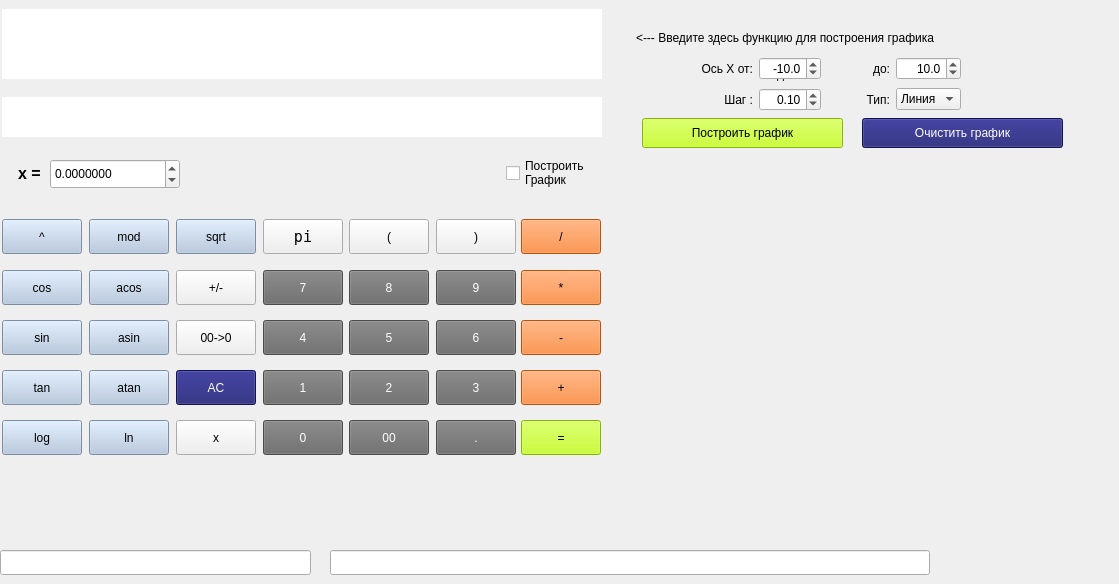
      <widget class="QWidget" name="engineering">
       <attribute name="title">
        <string>Инженерный</string>
       </attribute>
       <widget class="QLabel" name="label">
        <property name="geometry">
         <rect>
          <x>636</x>
          <y>18</y>
          <width>391</width>
          <height>41</height>
         </rect>
        </property>
        <property name="text">
         <string>&lt;--- Введите здесь функцию для построения графика</string>
        </property>
       </widget>
       <widget class="QLabel" name="label_9">
        <property name="geometry">
         <rect>
          <x>777</x>
          <y>58</y>
          <width>21</width>
          <height>31</height>
         </rect>
        </property>
        <property name="text">
         <string>до:</string>
        </property>
       </widget>
       <widget class="QPushButton" name="pushButton_graf">
        <property name="geometry">
         <rect>
          <x>642</x>
          <y>118</y>
          <width>201</width>
          <height>30</height>
         </rect>
        </property>
        <property name="styleSheet">
         <string notr="true">QPushButton {
	background-color: rgb(186, 252, 3);
  color: black; 
}

QPushButton:pressed {
    background-color: qlineargradient(x1: 0, y1: 0, x2: 0, y2: 1,
                                      stop: 0 rgb(161, 252, 3), stop: 1 rgb(161, 252, 3));
}</string>
        </property>
        <property name="text">
         <string>Построить график</string>
        </property>
       </widget>
       <widget class="QLabel" name="label_x">
        <property name="geometry">
         <rect>
          <x>10</x>
          <y>164</y>
          <width>39</width>
          <height>18</height>
         </rect>
        </property>
        <property name="font">
         <font>
          <pointsize>12</pointsize>
          <bold>true</bold>
         </font>
        </property>
        <property name="styleSheet">
         <string notr="true">color: black;</string>
        </property>
        <property name="text">
         <string>x =</string>
        </property>
        <property name="alignment">
         <set>Qt::AlignCenter</set>
        </property>
       </widget>
       <widget class="QCheckBox" name="checkBox">
        <property name="geometry">
         <rect>
          <x>506</x>
          <y>153</y>
          <width>100</width>
          <height>40</height>
         </rect>
        </property>
        <property name="styleSheet">
         <string notr="true">color: black;</string>
        </property>
        <property name="text">
         <string>Построить
График</string>
        </property>
        <property name="tristate">
         <bool>false</bool>
        </property>
       </widget>
       <widget class="QPushButton" name="button_sign">
        <property name="geometry">
         <rect>
          <x>176</x>
          <y>270</y>
          <width>80</width>
          <height>35</height>
         </rect>
        </property>
        <property name="text">
         <string>+/-</string>
        </property>
       </widget>
       <widget class="QPushButton" name="button_AC">
        <property name="geometry">
         <rect>
          <x>176</x>
          <y>370</y>
          <width>80</width>
          <height>35</height>
         </rect>
        </property>
        <property name="styleSheet">
         <string notr="true">QPushButton {
	color: white;
	background-color: rgb(25,25,112);
}

QPushButton:pressed {
    background-color: qlineargradient(x1: 0, y1: 0, x2: 0, y2: 1,
                                      stop: 0 rgb(125, 200, 215), stop: 1 rgb(125, 185, 205));
}</string>
        </property>
        <property name="text">
         <string>AC</string>
        </property>
       </widget>
       <widget class="QPushButton" name="button_3">
        <property name="geometry">
         <rect>
          <x>436</x>
          <y>370</y>
          <width>80</width>
          <height>35</height>
         </rect>
        </property>
        <property name="styleSheet">
         <string notr="true">QPushButton {
	background-color: rgb(105,105,105);
	color: white; 
}

QPushButton:pressed {
    background-color: qlineargradient(x1: 0, y1: 0, x2: 0, y2: 1,
                                      stop: 0 rgb(95, 95, 95), stop: 1 rgb(95, 85, 85));
}</string>
        </property>
        <property name="text">
         <string>3</string>
        </property>
       </widget>
       <widget class="QPushButton" name="button_tan">
        <property name="geometry">
         <rect>
          <x>2</x>
          <y>370</y>
          <width>80</width>
          <height>35</height>
         </rect>
        </property>
        <property name="styleSheet">
         <string notr="true">QPushButton {
	background-color: rgb(176,196,222);
}

QPushButton:pressed {
    background-color: qlineargradient(x1: 0, y1: 0, x2: 0, y2: 1,
                                      stop: 0 rgb(165, 186, 210), stop: 1 rgb(165, 175, 195));
}</string>
        </property>
        <property name="text">
         <string>tan</string>
        </property>
       </widget>
       <widget class="QPushButton" name="button_dot">
        <property name="geometry">
         <rect>
          <x>436</x>
          <y>420</y>
          <width>80</width>
          <height>35</height>
         </rect>
        </property>
        <property name="styleSheet">
         <string notr="true">QPushButton {
	background-color: rgb(105,105,105);
	color: white; 
}

QPushButton:pressed {
    background-color: qlineargradient(x1: 0, y1: 0, x2: 0, y2: 1,
                                      stop: 0 rgb(95, 95, 95), stop: 1 rgb(95, 85, 85));
}</string>
        </property>
        <property name="text">
         <string>.</string>
        </property>
       </widget>
       <widget class="QPushButton" name="button_2">
        <property name="geometry">
         <rect>
          <x>349</x>
          <y>370</y>
          <width>80</width>
          <height>35</height>
         </rect>
        </property>
        <property name="styleSheet">
         <string notr="true">QPushButton {
	background-color: rgb(105,105,105);
	color: white; 
}

QPushButton:pressed {
    background-color: qlineargradient(x1: 0, y1: 0, x2: 0, y2: 1,
                                      stop: 0 rgb(95, 95, 95), stop: 1 rgb(95, 85, 85));
}</string>
        </property>
        <property name="text">
         <string>2</string>
        </property>
       </widget>
       <widget class="QPushButton" name="button_sin">
        <property name="geometry">
         <rect>
          <x>2</x>
          <y>320</y>
          <width>80</width>
          <height>35</height>
         </rect>
        </property>
        <property name="styleSheet">
         <string notr="true">QPushButton {
	background-color: rgb(176,196,222);
}

QPushButton:pressed {
    background-color: qlineargradient(x1: 0, y1: 0, x2: 0, y2: 1,
                                      stop: 0 rgb(165, 186, 210), stop: 1 rgb(165, 175, 195));
}</string>
        </property>
        <property name="text">
         <string>sin</string>
        </property>
       </widget>
       <widget class="QPushButton" name="button_pow">
        <property name="geometry">
         <rect>
          <x>2</x>
          <y>219</y>
          <width>80</width>
          <height>35</height>
         </rect>
        </property>
        <property name="styleSheet">
         <string notr="true">QPushButton {
	background-color: rgb(176,196,222);
}

QPushButton:pressed {
    background-color: qlineargradient(x1: 0, y1: 0, x2: 0, y2: 1,
                                      stop: 0 rgb(165, 186, 210), stop: 1 rgb(165, 175, 195));
}</string>
        </property>
        <property name="text">
         <string>^</string>
        </property>
       </widget>
       <widget class="QPushButton" name="button_4">
        <property name="geometry">
         <rect>
          <x>263</x>
          <y>320</y>
          <width>80</width>
          <height>35</height>
         </rect>
        </property>
        <property name="styleSheet">
         <string notr="true">QPushButton {
	background-color: rgb(105,105,105);
	color: white; 
}

QPushButton:pressed {
    background-color: qlineargradient(x1: 0, y1: 0, x2: 0, y2: 1,
                                      stop: 0 rgb(95, 95, 95), stop: 1 rgb(95, 85, 85));
}</string>
        </property>
        <property name="text">
         <string>4</string>
        </property>
       </widget>
       <widget class="QPushButton" name="button_asin">
        <property name="geometry">
         <rect>
          <x>89</x>
          <y>320</y>
          <width>80</width>
          <height>35</height>
         </rect>
        </property>
        <property name="styleSheet">
         <string notr="true">QPushButton {
	background-color: rgb(176,196,222);
}

QPushButton:pressed {
    background-color: qlineargradient(x1: 0, y1: 0, x2: 0, y2: 1,
                                      stop: 0 rgb(165, 186, 210), stop: 1 rgb(165, 175, 195));
}</string>
        </property>
        <property name="text">
         <string>asin</string>
        </property>
       </widget>
       <widget class="QPushButton" name="button_acos">
        <property name="geometry">
         <rect>
          <x>89</x>
          <y>270</y>
          <width>80</width>
          <height>35</height>
         </rect>
        </property>
        <property name="styleSheet">
         <string notr="true">QPushButton {
	background-color: rgb(176,196,222);
}

QPushButton:pressed {
    background-color: qlineargradient(x1: 0, y1: 0, x2: 0, y2: 1,
                                      stop: 0 rgb(165, 186, 210), stop: 1 rgb(165, 175, 195));
}</string>
        </property>
        <property name="text">
         <string>acos</string>
        </property>
       </widget>
       <widget class="QPushButton" name="button_00">
        <property name="geometry">
         <rect>
          <x>349</x>
          <y>420</y>
          <width>80</width>
          <height>35</height>
         </rect>
        </property>
        <property name="styleSheet">
         <string notr="true">QPushButton {
	background-color: rgb(105,105,105);
	color: white; 
}

QPushButton:pressed {
    background-color: qlineargradient(x1: 0, y1: 0, x2: 0, y2: 1,
                                      stop: 0 rgb(95, 95, 95), stop: 1 rgb(95, 85, 85));
}</string>
        </property>
        <property name="text">
         <string>00</string>
        </property>
       </widget>
       <widget class="QPushButton" name="button_sum">
        <property name="geometry">
         <rect>
          <x>521</x>
          <y>370</y>
          <width>80</width>
          <height>35</height>
         </rect>
        </property>
        <property name="styleSheet">
         <string notr="true">QPushButton {
	background-color: rgb(255, 117, 20);
  color: black; 
}

QPushButton:pressed {
    background-color: qlineargradient(x1: 0, y1: 0, x2: 0, y2: 1,
                                      stop: 0 rgb(255, 120, 50), stop: 1 rgb(255, 151, 57));
}</string>
        </property>
        <property name="text">
         <string>+</string>
        </property>
       </widget>
       <widget class="QPushButton" name="button_mod">
        <property name="geometry">
         <rect>
          <x>89</x>
          <y>219</y>
          <width>80</width>
          <height>35</height>
         </rect>
        </property>
        <property name="styleSheet">
         <string notr="true">QPushButton {
	background-color: rgb(176,196,222);
}

QPushButton:pressed {
    background-color: qlineargradient(x1: 0, y1: 0, x2: 0, y2: 1,
                                      stop: 0 rgb(165, 186, 210), stop: 1 rgb(165, 175, 195));
}</string>
        </property>
        <property name="text">
         <string>mod</string>
        </property>
       </widget>
       <widget class="QPushButton" name="button_sub">
        <property name="geometry">
         <rect>
          <x>521</x>
          <y>320</y>
          <width>80</width>
          <height>35</height>
         </rect>
        </property>
        <property name="styleSheet">
         <string notr="true">QPushButton {
	background-color: rgb(255, 117, 20);
  color: black; 
}

QPushButton:pressed {
    background-color: qlineargradient(x1: 0, y1: 0, x2: 0, y2: 1,
                                      stop: 0 rgb(255, 120, 50), stop: 1 rgb(255, 151, 57));
}</string>
        </property>
        <property name="text">
         <string>-</string>
        </property>
       </widget>
       <widget class="QPushButton" name="button_sqrt">
        <property name="geometry">
         <rect>
          <x>176</x>
          <y>219</y>
          <width>80</width>
          <height>35</height>
         </rect>
        </property>
        <property name="styleSheet">
         <string notr="true">QPushButton {
	background-color: rgb(176,196,222);
}

QPushButton:pressed {
    background-color: qlineargradient(x1: 0, y1: 0, x2: 0, y2: 1,
                                      stop: 0 rgb(165, 186, 210), stop: 1 rgb(165, 175, 195));
}</string>
        </property>
        <property name="text">
         <string>sqrt</string>
        </property>
       </widget>
       <widget class="QPushButton" name="button_0">
        <property name="enabled">
         <bool>true</bool>
        </property>
        <property name="geometry">
         <rect>
          <x>263</x>
          <y>420</y>
          <width>80</width>
          <height>35</height>
         </rect>
        </property>
        <property name="styleSheet">
         <string notr="true">QPushButton {
	background-color: rgb(105,105,105);
	color: white; 
}

QPushButton:pressed {
    background-color: qlineargradient(x1: 0, y1: 0, x2: 0, y2: 1,
                                      stop: 0 rgb(95, 95, 95), stop: 1 rgb(95, 85, 85));
}</string>
        </property>
        <property name="text">
         <string>0</string>
        </property>
       </widget>
       <widget class="QPushButton" name="button_ln">
        <property name="geometry">
         <rect>
          <x>89</x>
          <y>420</y>
          <width>80</width>
          <height>35</height>
         </rect>
        </property>
        <property name="styleSheet">
         <string notr="true">QPushButton {
	background-color: rgb(176,196,222);
}

QPushButton:pressed {
    background-color: qlineargradient(x1: 0, y1: 0, x2: 0, y2: 1,
                                      stop: 0 rgb(165, 186, 210), stop: 1 rgb(165, 175, 195));
}</string>
        </property>
        <property name="text">
         <string>ln</string>
        </property>
       </widget>
       <widget class="QPushButton" name="button_9">
        <property name="geometry">
         <rect>
          <x>436</x>
          <y>270</y>
          <width>80</width>
          <height>35</height>
         </rect>
        </property>
        <property name="styleSheet">
         <string notr="true">QPushButton {
	background-color: rgb(105,105,105);
	color: white; 
}

QPushButton:pressed {
    background-color: qlineargradient(x1: 0, y1: 0, x2: 0, y2: 1,
                                      stop: 0 rgb(95, 95, 95), stop: 1 rgb(95, 85, 85));
}</string>
        </property>
        <property name="text">
         <string>9</string>
        </property>
       </widget>
       <widget class="QPushButton" name="button_cos">
        <property name="geometry">
         <rect>
          <x>2</x>
          <y>270</y>
          <width>80</width>
          <height>35</height>
         </rect>
        </property>
        <property name="styleSheet">
         <string notr="true">QPushButton {
	background-color: rgb(176,196,222);
}

QPushButton:pressed {
    background-color: qlineargradient(x1: 0, y1: 0, x2: 0, y2: 1,
                                      stop: 0 rgb(165, 186, 210), stop: 1 rgb(165, 175, 195));
}</string>
        </property>
        <property name="text">
         <string>cos</string>
        </property>
       </widget>
       <widget class="QPushButton" name="button_log">
        <property name="geometry">
         <rect>
          <x>2</x>
          <y>420</y>
          <width>80</width>
          <height>35</height>
         </rect>
        </property>
        <property name="styleSheet">
         <string notr="true">QPushButton {
	background-color: rgb(176,196,222);
}

QPushButton:pressed {
    background-color: qlineargradient(x1: 0, y1: 0, x2: 0, y2: 1,
                                      stop: 0 rgb(165, 186, 210), stop: 1 rgb(165, 175, 195));
}</string>
        </property>
        <property name="text">
         <string>log</string>
        </property>
       </widget>
       <widget class="QPushButton" name="button_left_bracket">
        <property name="geometry">
         <rect>
          <x>349</x>
          <y>219</y>
          <width>80</width>
          <height>35</height>
         </rect>
        </property>
        <property name="text">
         <string>(</string>
        </property>
       </widget>
       <widget class="QPushButton" name="button_5">
        <property name="geometry">
         <rect>
          <x>349</x>
          <y>320</y>
          <width>80</width>
          <height>35</height>
         </rect>
        </property>
        <property name="styleSheet">
         <string notr="true">QPushButton {
	background-color: rgb(105,105,105);
	color: white; 
}

QPushButton:pressed {
    background-color: qlineargradient(x1: 0, y1: 0, x2: 0, y2: 1,
                                      stop: 0 rgb(95, 95, 95), stop: 1 rgb(95, 85, 85));
}</string>
        </property>
        <property name="text">
         <string>5</string>
        </property>
       </widget>
       <widget class="QPushButton" name="button_6">
        <property name="geometry">
         <rect>
          <x>436</x>
          <y>320</y>
          <width>80</width>
          <height>35</height>
         </rect>
        </property>
        <property name="styleSheet">
         <string notr="true">QPushButton {
	background-color: rgb(105,105,105);
	color: white; 
}

QPushButton:pressed {
    background-color: qlineargradient(x1: 0, y1: 0, x2: 0, y2: 1,
                                      stop: 0 rgb(95, 95, 95), stop: 1 rgb(95, 85, 85));
}</string>
        </property>
        <property name="text">
         <string>6</string>
        </property>
       </widget>
       <widget class="QPushButton" name="button_1">
        <property name="geometry">
         <rect>
          <x>263</x>
          <y>370</y>
          <width>80</width>
          <height>35</height>
         </rect>
        </property>
        <property name="styleSheet">
         <string notr="true">QPushButton {
	background-color: rgb(105,105,105);
	color: white; 
}

QPushButton:pressed {
    background-color: qlineargradient(x1: 0, y1: 0, x2: 0, y2: 1,
                                      stop: 0 rgb(95, 95, 95), stop: 1 rgb(95, 85, 85));
}</string>
        </property>
        <property name="text">
         <string>1</string>
        </property>
       </widget>
       <widget class="QPushButton" name="button_equal">
        <property name="geometry">
         <rect>
          <x>521</x>
          <y>420</y>
          <width>80</width>
          <height>35</height>
         </rect>
        </property>
        <property name="styleSheet">
         <string notr="true">QPushButton {
	background-color: rgb(186, 252, 3);
  color: black; 
}

QPushButton:pressed {
    background-color: qlineargradient(x1: 0, y1: 0, x2: 0, y2: 1,
                                      stop: 0 rgb(161, 252, 3), stop: 1 rgb(161, 252, 3));
}</string>
        </property>
        <property name="text">
         <string>=</string>
        </property>
       </widget>
       <widget class="QPushButton" name="button_del">
        <property name="geometry">
         <rect>
          <x>176</x>
          <y>320</y>
          <width>80</width>
          <height>35</height>
         </rect>
        </property>
        <property name="text">
         <string>00-&gt;0</string>
        </property>
       </widget>
       <widget class="QPushButton" name="button_atan">
        <property name="geometry">
         <rect>
          <x>89</x>
          <y>370</y>
          <width>80</width>
          <height>35</height>
         </rect>
        </property>
        <property name="styleSheet">
         <string notr="true">QPushButton {
	background-color: rgb(176,196,222);
}

QPushButton:pressed {
    background-color: qlineargradient(x1: 0, y1: 0, x2: 0, y2: 1,
                                      stop: 0 rgb(165, 186, 210), stop: 1 rgb(165, 175, 195));
}</string>
        </property>
        <property name="text">
         <string>atan</string>
        </property>
       </widget>
       <widget class="QPushButton" name="button_pi">
        <property name="geometry">
         <rect>
          <x>263</x>
          <y>219</y>
          <width>80</width>
          <height>35</height>
         </rect>
        </property>
        <property name="font">
         <font>
          <family>DejaVu Sans Mono</family>
          <pointsize>11</pointsize>
          <italic>false</italic>
          <kerning>true</kerning>
         </font>
        </property>
        <property name="text">
         <string notr="true">pi</string>
        </property>
       </widget>
       <widget class="QPushButton" name="button_div">
        <property name="geometry">
         <rect>
          <x>521</x>
          <y>219</y>
          <width>80</width>
          <height>35</height>
         </rect>
        </property>
        <property name="styleSheet">
         <string notr="true">QPushButton {
	background-color: rgb(255, 117, 20);
  color: black; 
}

QPushButton:pressed {
    background-color: qlineargradient(x1: 0, y1: 0, x2: 0, y2: 1,
                                      stop: 0 rgb(255, 120, 50), stop: 1 rgb(255, 151, 57));
}</string>
        </property>
        <property name="text">
         <string>/</string>
        </property>
       </widget>
       <widget class="QPushButton" name="button_x">
        <property name="geometry">
         <rect>
          <x>176</x>
          <y>420</y>
          <width>80</width>
          <height>35</height>
         </rect>
        </property>
        <property name="text">
         <string>x</string>
        </property>
       </widget>
       <widget class="QPushButton" name="button_8">
        <property name="geometry">
         <rect>
          <x>349</x>
          <y>270</y>
          <width>80</width>
          <height>35</height>
         </rect>
        </property>
        <property name="styleSheet">
         <string notr="true">QPushButton {
	background-color: rgb(105,105,105);
	color: white; 
}

QPushButton:pressed {
    background-color: qlineargradient(x1: 0, y1: 0, x2: 0, y2: 1,
                                      stop: 0 rgb(95, 95, 95), stop: 1 rgb(95, 85, 85));
}</string>
        </property>
        <property name="text">
         <string>8</string>
        </property>
       </widget>
       <widget class="QPushButton" name="button_mul">
        <property name="geometry">
         <rect>
          <x>521</x>
          <y>270</y>
          <width>80</width>
          <height>35</height>
         </rect>
        </property>
        <property name="styleSheet">
         <string notr="true">QPushButton {
	background-color: rgb(255, 117, 20);
  color: black; 
}

QPushButton:pressed {
    background-color: qlineargradient(x1: 0, y1: 0, x2: 0, y2: 1,
                                      stop: 0 rgb(255, 120, 50), stop: 1 rgb(255, 151, 57));
}</string>
        </property>
        <property name="text">
         <string>*</string>
        </property>
       </widget>
       <widget class="QPushButton" name="button_7">
        <property name="geometry">
         <rect>
          <x>263</x>
          <y>270</y>
          <width>80</width>
          <height>35</height>
         </rect>
        </property>
        <property name="styleSheet">
         <string notr="true">QPushButton {
	background-color: rgb(105,105,105);
	color: white; 
}

QPushButton:pressed {
    background-color: qlineargradient(x1: 0, y1: 0, x2: 0, y2: 1,
                                      stop: 0 rgb(95, 95, 95), stop: 1 rgb(95, 85, 85));
}</string>
        </property>
        <property name="text">
         <string>7</string>
        </property>
       </widget>
       <widget class="QPushButton" name="button_right_bracket">
        <property name="geometry">
         <rect>
          <x>436</x>
          <y>219</y>
          <width>80</width>
          <height>35</height>
         </rect>
        </property>
        <property name="text">
         <string>)</string>
        </property>
       </widget>
       <widget class="QLineEdit" name="finish_line">
        <property name="geometry">
         <rect>
          <x>330</x>
          <y>550</y>
          <width>600</width>
          <height>25</height>
         </rect>
        </property>
       </widget>
       <widget class="QLineEdit" name="tmp_line">
        <property name="geometry">
         <rect>
          <x>0</x>
          <y>550</y>
          <width>311</width>
          <height>25</height>
         </rect>
        </property>
       </widget>
       <widget class="QLabel" name="input_line">
        <property name="geometry">
         <rect>
          <x>2</x>
          <y>9</y>
          <width>600</width>
          <height>70</height>
         </rect>
        </property>
        <property name="font">
         <font>
          <pointsize>14</pointsize>
         </font>
        </property>
        <property name="styleSheet">
         <string notr="true">color: black;
background-color: white;</string>
        </property>
        <property name="text">
         <string/>
        </property>
        <property name="alignment">
         <set>Qt::AlignCenter</set>
        </property>
       </widget>
       <widget class="QLabel" name="tab_result_mistakes">
        <property name="geometry">
         <rect>
          <x>2</x>
          <y>97</y>
          <width>600</width>
          <height>40</height>
         </rect>
        </property>
        <property name="font">
         <font>
          <pointsize>12</pointsize>
         </font>
        </property>
        <property name="styleSheet">
         <string notr="true">color: black;
background-color: white;</string>
        </property>
        <property name="text">
         <string/>
        </property>
        <property name="alignment">
         <set>Qt::AlignCenter</set>
        </property>
       </widget>
       <widget class="QDoubleSpinBox" name="doubleSpinBox_x">
        <property name="geometry">
         <rect>
          <x>50</x>
          <y>159</y>
          <width>130</width>
          <height>30</height>
         </rect>
        </property>
        <property name="decimals">
         <number>7</number>
        </property>
        <property name="minimum">
         <double>-1000000.000000000000000</double>
        </property>
        <property name="maximum">
         <double>1000000.000000000000000</double>
        </property>
        <property name="singleStep">
         <double>0.500000000000000</double>
        </property>
       </widget>
       <widget class="QCustomPlot" name="graph" native="true">
        <property name="geometry">
         <rect>
          <x>620</x>
          <y>157</y>
          <width>490</width>
          <height>330</height>
         </rect>
        </property>
        <property name="sizePolicy">
         <sizepolicy hsizetype="Preferred" vsizetype="Preferred">
          <horstretch>0</horstretch>
          <verstretch>0</verstretch>
         </sizepolicy>
        </property>
        <property name="font">
         <font>
          <pointsize>10</pointsize>
         </font>
        </property>
       </widget>
       <widget class="QPushButton" name="pushButton_graf_3">
        <property name="geometry">
         <rect>
          <x>862</x>
          <y>118</y>
          <width>201</width>
          <height>30</height>
         </rect>
        </property>
        <property name="styleSheet">
         <string notr="true">QPushButton {
	color: white;
	background-color: rgb(25,25,112);
}

QPushButton:pressed {
    background-color: qlineargradient(x1: 0, y1: 0, x2: 0, y2: 1,
                                      stop: 0 rgb(125, 200, 215), stop: 1 rgb(125, 185, 205));
}</string>
        </property>
        <property name="text">
         <string>Очистить график</string>
        </property>
       </widget>
       <widget class="QWidget" name="">
        <property name="geometry">
         <rect>
          <x>690</x>
          <y>55</y>
          <width>271</width>
          <height>58</height>
         </rect>
        </property>
        <layout class="QGridLayout" name="gridLayout_3">
         <item row="0" column="0">
          <widget class="QLabel" name="label_8">
           <property name="text">
            <string>Ось X от:</string>
           </property>
           <property name="alignment">
            <set>Qt::AlignRight|Qt::AlignTrailing|Qt::AlignVCenter</set>
           </property>
          </widget>
         </item>
         <item row="0" column="1">
          <widget class="QDoubleSpinBox" name="doubleSpinBox_x_left">
           <property name="alignment">
            <set>Qt::AlignRight|Qt::AlignTrailing|Qt::AlignVCenter</set>
           </property>
           <property name="decimals">
            <number>1</number>
           </property>
           <property name="minimum">
            <double>-100.000000000000000</double>
           </property>
           <property name="singleStep">
            <double>0.500000000000000</double>
           </property>
           <property name="value">
            <double>-10.000000000000000</double>
           </property>
          </widget>
         </item>
         <item row="0" column="2">
          <widget class="QLabel" name="label_10">
           <property name="text">
            <string>до:</string>
           </property>
           <property name="alignment">
            <set>Qt::AlignRight|Qt::AlignTrailing|Qt::AlignVCenter</set>
           </property>
          </widget>
         </item>
         <item row="0" column="3">
          <widget class="QDoubleSpinBox" name="doubleSpinBox_x_right">
           <property name="alignment">
            <set>Qt::AlignRight|Qt::AlignTrailing|Qt::AlignVCenter</set>
           </property>
           <property name="decimals">
            <number>1</number>
           </property>
           <property name="minimum">
            <double>-100.000000000000000</double>
           </property>
           <property name="singleStep">
            <double>0.500000000000000</double>
           </property>
           <property name="value">
            <double>10.000000000000000</double>
           </property>
          </widget>
         </item>
         <item row="1" column="0">
          <widget class="QLabel" name="label_2">
           <property name="text">
            <string>Шаг :</string>
           </property>
           <property name="alignment">
            <set>Qt::AlignRight|Qt::AlignTrailing|Qt::AlignVCenter</set>
           </property>
          </widget>
         </item>
         <item row="1" column="1">
          <widget class="QDoubleSpinBox" name="doubleSpinBox_step">
           <property name="alignment">
            <set>Qt::AlignRight|Qt::AlignTrailing|Qt::AlignVCenter</set>
           </property>
           <property name="decimals">
            <number>2</number>
           </property>
           <property name="minimum">
            <double>0.050000000000000</double>
           </property>
           <property name="maximum">
            <double>10.000000000000000</double>
           </property>
           <property name="singleStep">
            <double>0.050000000000000</double>
           </property>
           <property name="value">
            <double>0.100000000000000</double>
           </property>
          </widget>
         </item>
         <item row="1" column="2">
          <widget class="QLabel" name="label_4">
           <property name="text">
            <string>Тип:</string>
           </property>
           <property name="alignment">
            <set>Qt::AlignRight|Qt::AlignTrailing|Qt::AlignVCenter</set>
           </property>
          </widget>
         </item>
         <item row="1" column="3">
          <widget class="QComboBox" name="comboBox">
           <item>
            <property name="text">
             <string>Линия</string>
            </property>
           </item>
           <item>
            <property name="text">
             <string>Точки</string>
            </property>
           </item>
          </widget>
         </item>
        </layout>
       </widget>
      </widget>
